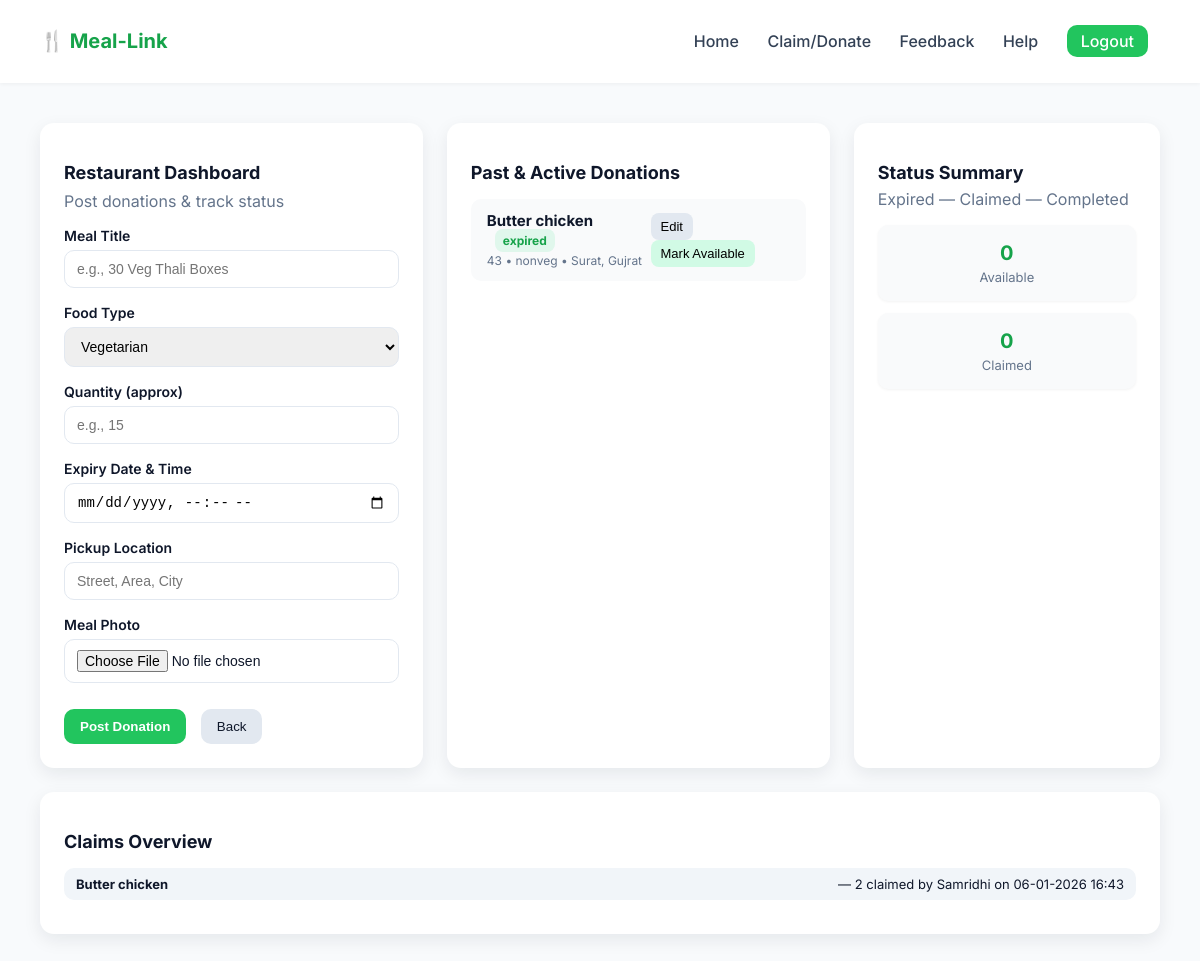
The app's page /dashboard (signed in) with its own data.
### tables this page shows
CREATE TABLE donations (
                        donation_id INTEGER PRIMARY KEY AUTOINCREMENT,
                        user_id INTEGER,
                        meal_title TEXT,
                        food_type TEXT,
                        quantity TEXT,
                        expiry_time DATETIME,
                        location TEXT,
                        image_path TEXT,
                        status TEXT CHECK(status IN ('available','claimed','expired')) DEFAULT 'available',
                        created_at TIMESTAMP DEFAULT CURRENT_TIMESTAMP,
                        FOREIGN KEY (user_id) REFERENCES users(user_id)
                    );

CREATE TABLE users (
                        user_id INTEGER PRIMARY KEY AUTOINCREMENT,
                        name TEXT NOT NULL,
                        email TEXT UNIQUE NOT NULL,
                        password TEXT NOT NULL,
                        role TEXT CHECK(role IN ('restaurant', 'ngo', 'admin')) NOT NULL,
                        phone TEXT,
                        location TEXT,
                        registered_at TIMESTAMP DEFAULT CURRENT_TIMESTAMP
                    );

### app.py (the view)
@app.route('/dashboard')
def dashboard():
    if 'user_id' not in session:
        return redirect(url_for('signin'))
    role = session['role']
    conn = get_db_connection()
    if role == 'restaurant':
        donations = conn.execute('SELECT * FROM donations WHERE user_id = ? ORDER BY created_at DESC', (session['user_id'],)).fetchall()
        summary = {
            'available': sum(1 for d in donations if d['status'] == 'available'),
            'claimed': sum(1 for d in donations if d['status'] == 'claimed'),
            'expired': sum(1 for d in donations if d['status'] == 'expired')
        }
        claims_overview = []
        for d in donations:
            claims = conn.execute('''
                SELECT u.name, c.quantity, strftime('%d-%m-%Y %H:%M', c.claim_time) AS claimed_at
                FROM claims c
                JOIN users u ON c.ngo_id = u.user_id
                WHERE c.donation_id = ?
                ORDER BY c.claim_time ASC
            ''', (d['donation_id'],)).fetchall()
            for c in claims:
                claims_overview.append({
                    'meal_title': d['meal_title'],
                    'ngo_name': c['name'],
                    'quantity': c['quantity'],
                    'claimed_at': c['claimed_at']
                })
        conn.close()
        return render_template(
            'donationform.html',
            donations=donations,
            summary=summary,
            claims_overview=claims_overview
        )
    elif role == 'ngo':
        donations = conn.execute("SELECT * FROM donations WHERE status='available' ORDER BY created_at DESC").fetchall()
        conn.close()
        return render_template('ngoform.html', donations=donations)
    conn.close()
    return redirect(url_for('signin'))

### app.py (called while the page is built)
def get_db_connection():
    conn = sqlite3.connect('food_waste_db.sqlite', timeout=10)
    conn.row_factory = sqlite3.Row
    return conn

### templates/donationform.html (shortened to what this page needs)
<!DOCTYPE html>
<html lang="en">
<head>
</head>
<body>
  <header>
    <h1>🍴 Meal-Link</h1>
    <nav>
      <a href="{{ url_for('home') }}">Home</a>
      <a href="{{ url_for('claim_or_donate') }}">Claim/Donate</a>
      <a href="{{ url_for('feedback') }}">Feedback</a>
      <a href="{{ url_for('help') }}">Help</a>
      <a href="{{ url_for('logout') }}" style="padding:6px 14px; background: var(--green); color: white; border-radius: 10px;">Logout</a>
    </nav>
  </header>
  <main class="dashboard">
    <div class="card">
      <h2>Restaurant Dashboard</h2>
      <p style="color: var(--muted); margin-top:-8px;">Post donations & track status</p>
      <form action="{{ url_for('add_donation') }}" method="POST" enctype="multipart/form-data">
        <label>Meal Title</label>
        <input type="text" name="meal_title" placeholder="e.g., 30 Veg Thali Boxes" required>
        <label>Food Type</label>
        <select name="food_type" required>
          <option value="veg">Vegetarian</option>
        </select>
        <label>Quantity (approx)</label>
        <input type="number" name="quantity" min="1" placeholder="e.g., 15" required>
        <label>Expiry Date & Time</label>
        <input type="datetime-local" name="expiry_time" required>
        <label>Pickup Location</label>
        <input type="text" name="location" placeholder="Street, Area, City" required>
        <label>Meal Photo</label>
        <input type="file" name="image" accept="image/*" required>
        <div style="margin-top:10px;">
          <button type="submit" class="btn-primary">Post Donation</button>
          <button type="reset" class="btn-secondary">Back</button>
        </div>
      </form>
    </div>
    <div class="card">
      <h2>Past & Active Donations</h2>
      <div class="donation-list">
        {% for donation in donations %}
        <div class="donation-item">
          <div>
            <h4>{{ donation.meal_title }}
              <span class="status-badge">{{ donation.status }}</span>
            </h4>
            <small style="color: var(--muted); font-size:12px;">
              {{ donation.quantity }} • {{ donation.food_type }} • {{ donation.location }}
            </small>
          </div>
          <div>
            <button class="edit-btn"
              onclick="openEditModal(
                '{{ donation.donation_id }}',
                '{{ donation.meal_title|escape }}',
                '{{ donation.food_type|escape }}',
                '{{ donation.quantity }}',
                '{{ donation.expiry_time }}',
                '{{ donation.location|escape }}'
              )">
              Edit
            </button>
            <form action="{{ url_for('toggle_status', donation_id=donation.donation_id) }}" method="post" style="display:inline;">
              <button type="submit" class="edit-btn" style="background:#d1fae5;">
                {% if donation.status == 'available' %}Mark Claimed{% else %}Mark Available{% endif %}
              </button>
            </form>
          </div>
        </div>
        {% else %}
        <p style="color: var(--muted); font-size:14px;">No donations yet.</p>
        {% endfor %}
      </div>
    </div>
    <div class="card">
      <h2>Status Summary</h2>
      <p style="color:var(--muted); margin-top:-10px;">Expired — Claimed — Completed</p>
      <div class="summary-box">
        <h3>{{ summary.available }}</h3><p>Available</p>
      </div>
      <div class="summary-box">
        <h3>{{ summary.claimed }}</h3><p>Claimed</p>
      </div>
    </div>
  <div class="card" style="grid-column: 1 / -1;">
    <h2>Claims Overview</h2>
    {% if claims_overview %}
      <div class="donation-list">
        {% for claim in claims_overview %}
        <div class="donation-item" style="padding:8px 12px; font-size:13px; background:#f1f5f9;">
          <strong>{{ claim.meal_title }}</strong>
          &mdash; {{ claim.quantity }} claimed by {{ claim.ngo_name }} on {{ claim.claimed_at }}
        </div>
        {% endfor %}
      </div>
    {% else %}
      <p style="color: var(--muted); font-size:14px;">No claims yet.</p>
    {% endif %}
  </div>
  </main>
</body>
</html>

### templates/donationform.html (style rules this page uses)
:root { --green: #22c55e; --green-dark: #16a34a; --bg: #f8fafc; --card: #ffffff; --muted: #64748b; --radius: 14px; --shadow: 0 6px 18px rgba(16, 24, 40, 0.08); }
* { box-sizing: border-box; }
body { margin: 0; font-family: "Inter", sans-serif; background: var(--bg); color: #0f172a; }
header { display: flex; justify-content: space-between; align-items: center; padding: 16px 40px; background: #fff; box-shadow: 0 1px 4px rgba(0,0,0,0.05); }
header h1 { font-size: 20px; font-weight: 700; color: var(--green-dark); }
nav a { margin: 0 12px; text-decoration: none; color: #334155; font-weight: 500; }
.dashboard { display: grid; grid-template-columns: 1fr 1fr 0.8fr; gap: 24px; padding: 40px; }
.card { background: var(--card); border-radius: var(--radius); box-shadow: var(--shadow); padding: 24px; }
h2 { font-size: 18px; margin-bottom: 16px; }
label { font-weight: 600; display: block; margin-bottom: 6px; font-size: 14px; }
input, select { width: 100%; padding: 10px 12px; border-radius: 10px; border: 1px solid #e2e8f0; font-size: 14px; margin-bottom: 16px; outline: none; transition: border 0.2s; }
.btn-primary { background: var(--green); color: #fff; border: none; padding: 10px 16px; border-radius: 10px; font-weight: 600; cursor: pointer; transition: background 0.2s; }
.btn-secondary { background: #e2e8f0; color: #0f172a; border: none; padding: 10px 16px; border-radius: 10px; font-weight: 500; cursor: pointer; margin-left: 10px; }
.donation-list { max-height: 400px; overflow-y: auto; }
.donation-item { background: #f9fafb; border-radius: 10px; padding: 12px 16px; margin-bottom: 10px; display: flex; justify-content: space-between; align-items: center; }
.donation-item h4 { margin: 0; font-size: 15px; }
.status-badge { background: #e0f7ec; color: var(--green-dark); font-size: 12px; padding: 4px 8px; border-radius: 8px; margin-left: 8px; }
.edit-btn { background: #e2e8f0; border: none; border-radius: 8px; padding: 6px 10px; font-size: 13px; cursor: pointer; }
.summary-box { background: #f9fafb; border-radius: 10px; padding: 16px; text-align: center; margin-bottom: 12px; box-shadow: 0 1px 3px rgba(0,0,0,0.05); }
.summary-box h3 { margin: 0; color: var(--green-dark); font-size: 20px; }
.summary-box p { margin: 4px 0 0; font-size: 13px; color: var(--muted); }

### records on screen
donations: meal_title "Butter chicken", status "expired", quantity "43", food_type "nonveg", location "Surat, Gujrat", shows "Mark Available", meal_title "Butter chicken"
users: ngo_name "Samridhi"

### other values on screen
{{ summary.available }} "0"
{{ summary.claimed }} "0"
{{ claim.quantity }} "2"
{{ claim.claimed_at }} "06-01-2026 16:43"
